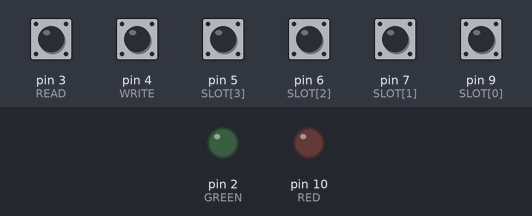
The sketch below on a simulated Arduino Nano, built with avr-gcc and run on an emulated ATmega328P. Shown: output pins drawn as LEDs (lit = HIGH). Dashed ring = blinking. The test bench sets the inputs (shaded band); at power-on: pin 3 (READ), pin 4 (WRITE), pin 5 (SLOT[3]), pin 6 (SLOT[2]), pin 7 (SLOT[1]), pin 9 (SLOT[0]) HIGH. EEPROM starts erased; what the sketch prints to the serial monitor is not drawn.

Above: at 1.2 s.
1.3 s: pin 3 (READ) pulled LOW for 0.15 s
At 1.39 s:
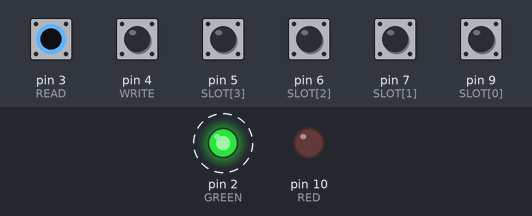
4.3 s: pin 4 (WRITE) pulled LOW for 0.15 s
At 4.46 s:
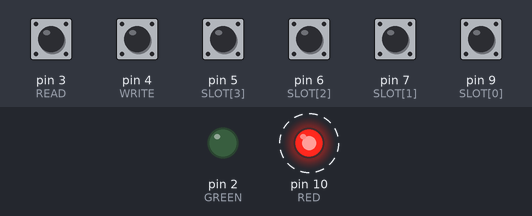
Timing chart, 0 to 7.8 s (numbered marks = the images above; inputs shaded):
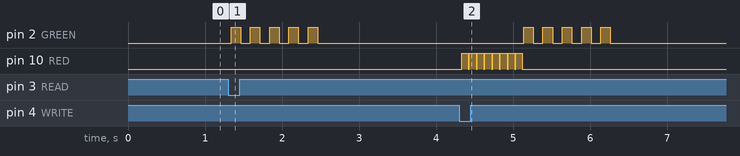

The sketch:

iButton-cloner-nano.ino
```cpp
/*
 * iButton Cloner for Arduino Nano
 * Reading tested on RW1990 and DS1996
 * Writing only tested on RW1990
 *
 * The fob has 16 persistent memory slots selected by 4 GPIO pins.
 *
 * The READ button is for reading fob into current momory slot.
 * Hold the button, the red light means it is ready to read.
 * Tap the fob, 5 green blinks mean the code was memorized.
 *
 * The WRITE button is for writing the code in the current memory
 * slot to the fob. Before pressing write, firmly press the fob
 * against the contacts. Press WRITE. The red flickering light
 * means the fob is being programmed. NO NOT REMOVE THE FOB.
 * 5 green blinks means programming was successful.
 * 5 red blinks means no code is saved in this memory slot.
 *
 * Holding both buttons for 3 seconds will clear the current
 * memory slot. The LED will blink red 3 times slowly, then
 * green 3 times quickly after the memory slot is cleared.
 *
 * The serial console allows reading the memory slot, writing
 * new codes to the slot, and clearing the slot. When setting
 * a memory slot via the serial console, you can set an ASCII
 * name up to 8 characters that will display in the serial
 * console when reading the slot. Clearing the slot either
 * through the console or buttons will erase the name.
 *
 * Serial details:
 *   Baud rate: 115200
 *   Commands:
 *     R[slot_number]: Read slot number
 *     W[slot_number]: Write slot number
 *     C[slot_number]: Clear slot
 *     D: Dump all slots
 *
 *
 *
 *
 *  3.3V
 *    |                   /
 *   <                   /
 *     > 4.7k           /
 *   <                 /
 *     >              /
 *    |              /
 *    |--GPIO       /
 *    |         |-||
 *    |--CENTER(| ||
 *              |-||
 *    |-------SHELL
 *    |
 *   GND
 *
 *   The serials are 8 bytes long, but the first is always 0C (the family code),
 *   and the last is always a CRC (calculated value). So, only 6 bytes are user-programmable.
 *   Therefore, the serial console only allows the user access to those 6 unique bytes.
 */

#define IBUTTON 8 //iButton center, see above graphic
#define RED 10 //Red LED annode
#define GREEN 2 //Green LED annode
#define READ 3 //Grounding button for reading
#define WRITE 4 //Grounding button for writing
const int SLOT[] = {9, 7, 6, 5}; //pins for slot address, LSB first, grounding switches


#include <EEPROM.h>
#include <OneWire.h>

OneWire ibutton(IBUTTON);

void(* resetFunc) (void) = 0; //declare reset function @ address 0

byte addr[8];
byte code[8];
bool read_pressed, write_pressed;
int serial_choice = -1; //0=read, 1=write, 2=clear, 3=dump, -1=none
byte slot; //only lower nibble is used

void setup(){
  Serial.begin(115200);

  pinMode(RED, OUTPUT);
  pinMode(GREEN, OUTPUT);
  pinMode(READ, INPUT_PULLUP); //internal pullup
  pinMode(WRITE, INPUT_PULLUP); //internal pullup

  for(int x = 0; x < 4; x++) {
    pinMode(SLOT[x], INPUT_PULLUP);
  }

  digitalWrite(RED, LOW); //off
  digitalWrite(GREEN, LOW); //off

  printWelcome(); //print serial console welcome message
}

void loop(){
  if (Serial.available() > 0) { //if there is data in the serial buffer
    delay(100); //wait for serial to catch up
    byte currChar;
    while(Serial.available() > 0) { //while data is left in the serial buffer
      currChar = Serial.read(); //read (pop) a byte off the serial buffer
      if(serial_choice == -1) { //if so serial state is set to run
        currChar = toupper(currChar); //capitalize

        if (currChar == 'R') { //READ command
          serial_choice = 0;
        }
        else if (currChar == 'W') { //WRITE command
          serial_choice = 1;
        }
        else if (currChar == 'C') { //CLEAR command
          serial_choice = 2;
        }
        else if(currChar == 'D') { //DUMP command
          serial_choice = 3;
        }
      }
    }

    clear_serial();

    switch (serial_choice) {
      case 0:
        update_slot();
        if(slot_is_full()) {
          Serial.print("Reading code from device slot ");
          Serial.print(slot, HEX);
          Serial.println("...");
          Serial.print("[SUCCESS] ");
          Serial.print(slot, HEX);
          Serial.print(" : ");
          print_mem_name();
          Serial.print(" : ");
          print_mem(1, 7); //Don't print the first byte (0x0C, family code) or last byte (CRC, a calculated cyclical redundancy check)
          Serial.println("\n");
        }
        else {
          Serial.print("[ERROR] No code stored in slot ");
          Serial.print(slot, HEX);
          Serial.println(" yet.\n");
        }
        serial_choice = -1;
        break;
      case 1:
        update_slot();
        Serial.print("Waiting for code to program slot ");
        Serial.print(slot, HEX);
        Serial.println(" with...");
        Serial.println("Format: 0x01, 0x02, 0x03, 0x04, 0x05, 0x06");
        while(Serial.available() <= 0);
        delay(100);
        while(Serial.available() > 0) {
          String hexstr[6];
          for(int x = 0; x < 6; x++) {
            if(Serial.read() != '0') {
              Serial.println("[ERROR] No leading 0 found (before leading x).\n");
              bad_form();
            }
            if(tolower(Serial.read()) != 'x') {
              Serial.println("[ERROR] No leading x found (before 2 hex digits).\n");
              bad_form();
            }
            hexstr[x] = (char)Serial.read();
            hexstr[x] += (char)Serial.read();
            if(x < 5) {
              if(Serial.read() != ',') {
                Serial.println("[ERROR] No comma found between values (after 2 hex digits).\n");
                bad_form();
              }
              if(Serial.read() != ' ') {
                Serial.println("[ERROR] No space found between values (after comma).\n");
                bad_form();
              }
            }
          }
          int result[6];
          for(int x = 0; x < 6; x++) {
            result[x] = hexstr_to_int(hexstr[x]);
            if(result[x] == -1) {
              Serial.println("[ERROR] Invalid hex character.\n");
              bad_form();
            }
          }

          byte start[7];
          EEPROM.write(0 + (slot << 5), 0x0C);
          start[0] = 0x0C;
          for(int x = 0; x < 6; x++) {
            EEPROM.write(x + (slot << 5) + 1, (byte)result[x]);
            start[x + 1] = (byte)result[x];
          }
          EEPROM.write(7 + (slot << 5), ibutton.crc8(start, 7));

          Serial.print("[SUCCESS] Code saved to slot ");
          Serial.print(slot, HEX);
          Serial.print("!\n");
          Serial.println("Waiting for name (up to 8 characters)...");
          while(Serial.available() < 1) delay(1);
          delay(100); //let serial catch up
          for(int x = 0; x < 8; x++) {
            if(Serial.available() < 1) {
              EEPROM.write(x + 8 + (slot << 5), 0x00);
            }
            else {
              EEPROM.write(x + 8 + (slot << 5), Serial.read());
            }
          }
          Serial.println("[SUCCESS] Name saved!\n");
          clear_serial();
        }
        serial_choice = -1;
        break;
      case 2:
        update_slot();
        Serial.print("Clearing slot ");
        Serial.print(slot, HEX);
        Serial.println("...");

        for(int x = 0; x < 16; x++) {
          EEPROM.write(x + (slot << 5), 0x00);
        }

        Serial.print("[SUCCESS] Slot ");
        Serial.print(slot, HEX);
        Serial.println(" cleared!\n");
        serial_choice = -1;
        break;
      case 3:
        Serial.println("Dumping all slots...");

        for(slot = 0x00; slot < 0x10; slot++) {
           Serial.print(slot, HEX);
           Serial.print(" : ");
           print_mem_name();
           Serial.print(" : ");
           print_mem(1, 7);
           Serial.print("\n");
        }

        Serial.println("[SUCCESS] Done dumping all slots!\n");
        break;
      default:
        serial_choice = -1;
        break;
    }
    printWelcome();
  }
  else {
    read_pressed = !digitalRead(READ);
    write_pressed = !digitalRead(WRITE);

    if(read_pressed && write_pressed) {
      for(int x = 0; x < 3; x++) {
        blinkPin(RED, 1, 1000);
        read_pressed = !digitalRead(READ);
        write_pressed = !digitalRead(WRITE);
        if(!read_pressed || !write_pressed) {
          return;
        }
      }
      for(int i = 0; i < 16; i++) {
        EEPROM.write(i + (slot << 5), 0x00);
      }
      blinkPin(GREEN, 3, 250);
    }
    if(read_pressed) {
      update_slot();
      if (!ibutton.search(addr)){//read attached ibutton and asign value to buffer
        digitalWrite(RED, HIGH);
        ibutton.reset_search();
        delay(1);
        digitalWrite(RED, LOW);
        return;
      }

      for(int i = 0; i < 8; i++) {
        EEPROM.write(i + (slot << 5), addr[i]);
        code[i] = addr[i];
      }

      blinkPin(GREEN, 5, 250);
      while(!digitalRead(READ)) delay(1);
    }
    else if(write_pressed) {
      update_slot();
      if(slot_is_full()) {
        if (!ibutton.search(addr)){//read attached ibutton and asign value to buffer
          digitalWrite(RED, HIGH);
          ibutton.reset_search();
          delay(1);
          digitalWrite(RED, LOW);
          return;
        }

        ibutton.skip();       // THESE LINES ARE VITAL
        ibutton.reset();      // I thought they were just for reading, but without these lines,
        ibutton.write(0x33);  // writing will brick the fob forever! I broke 6 writing this program.
        ibutton.skip();
        ibutton.reset();
        ibutton.write(0xD5);

        for (byte x = 0; x<8; x++){
          digitalWrite(RED, HIGH);
          delay(5);
          writeByte(code[x]);
          digitalWrite(RED, LOW);
          delay(15);
        }

        ibutton.reset();
        blinkPin(GREEN, 5, 250);
        while(!digitalRead(WRITE)) delay(1);
      }
      else {
        blinkPin(RED, 5, 250);
        while(!digitalRead(WRITE)) delay(1);
      }
    }
    else {
      delay(1);
    }
  }
}

int writeByte(byte data){
  int data_bit;
  for(data_bit=0; data_bit<8; data_bit++){
    if (data & 1){
      digitalWrite(IBUTTON, LOW); pinMode(IBUTTON, OUTPUT);
      delayMicroseconds(60);
      pinMode(IBUTTON, INPUT); digitalWrite(IBUTTON, HIGH);
      delay(10);
    } else {
      digitalWrite(IBUTTON, LOW); pinMode(IBUTTON, OUTPUT);
      pinMode(IBUTTON, INPUT); digitalWrite(IBUTTON, HIGH);
      delay(10);
    }
    data = data >> 1;
  }
  return 0;
}

void blinkPin(int LED, int cycles, int period) {
  for(int i=0; i<cycles; i++) {
    digitalWrite(LED, HIGH);
    delay(period/2);
    digitalWrite(LED, LOW);
    delay(period/2);
  }
}

void printWelcome() {
  Serial.println("iButton Cloner Serial Console");
  Serial.println("Enter 'R' to read current memory slot.");
  Serial.println("Enter 'W' to write to current memory slot.");
  Serial.println("Enter 'C' to clear the current memory slot.");
  Serial.println("Enter 'D' to dump all memory slots.\n");
}

void print_mem(int lower, int upper) {
  if(slot_is_full()) {
    for (byte x = lower; x<upper; x++){
      byte curr_val = EEPROM.read(x + (slot << 5));
      Serial.print("0x");
      if (curr_val<0x10) {Serial.print("0");}
      Serial.print(curr_val,HEX);
      if (x < upper - 1) Serial.print(", ");
    }
  }
  else {
    Serial.print("<EMPTY SLOT>");
  }
}

void print_mem_name() {
  if(EEPROM.read(0 + 8 + (slot << 5)) == 0x00) {
    Serial.print("<UNNAMED>");
  }
  else {
    for(int x = 0; x < 8; x++) {
      byte value = EEPROM.read(x + 8 + (slot << 5));
      if(value == 0x00) {
        return;
      }
      Serial.print((char)value);
    }
  }
}

int hex_digit_val_dec(char ch)
{
  int returnType;
  switch(ch)
  {
    case '0':
      returnType = 0;
      break;
    case  '1' :
      returnType = 1;
      break;
    case  '2':
      returnType = 2;
      break;
    case  '3':
      returnType = 3;
      break;
    case  '4' :
      returnType = 4;
      break;
    case  '5':
      returnType = 5;
      break;
    case  '6':
      returnType = 6;
      break;
    case  '7':
      returnType = 7;
      break;
    case  '8':
      returnType = 8;
      break;
    case  '9':
      returnType = 9;
      break;
    case  'A':
      returnType = 10;
      break;
    case  'B':
      returnType = 11;
      break;
    case  'C':
      returnType = 12;
      break;
    case  'D':
      returnType = 13;
      break;
    case  'E':
      returnType = 14;
      break;
    case  'F' :
      returnType = 15;
      break;
    default:
      returnType = -1;
      break;
  }
  return returnType;
}

int hexstr_to_int(String hex) {
  int ret = 0;
  if(hex.length() == 2) {
    int temp = hex_digit_val_dec(toupper(hex[0]));

    if(temp == -1) {
      return -1;
    }
    ret += temp * 16;

    temp = hex_digit_val_dec(toupper(hex[1]));
    if(temp == -1) {
      return -1;
    }
    ret += temp;
  }
  else {
    return -1;;
  }
  return ret;
}

void clear_serial() {
  while(Serial.available() > 0) {
    char a = Serial.read();
  }
}

void bad_form() {
  Serial.flush();
  clear_serial();
  resetFunc();
}

void update_slot() {
  slot = 0x00;
  for(int x = 0; x < 4; x++) {
    slot = slot | (digitalRead(SLOT[x]) << x);
  }
  for(int x = 0; x < 8; x++) {
    code[x] = EEPROM.read(x + (slot << 5));
  }
}

bool slot_is_full() {
  byte result = 0x00;
  for(int x = 0; x < 8; x++) {
    result = result | EEPROM.read(x + (slot << 5));
  }
  if(result == 0x00) {
    return false;
  }
  else {
    return true;
  }
}
```

Measured:
- after the input at 1.3 s, pin 2 (GREEN): alternates HIGH for 0.13 s and LOW for 0.13 s, 10 changes in all, then stays LOW, starting at once
- after the input at 4.3 s, pin 2 (GREEN): alternates HIGH for 0.13 s and LOW for 0.13 s, 10 changes in all, then stays LOW, starting after 0.84 s; pin 10 (RED): alternates HIGH for 0.09 s and LOW for 0.02 s, 16 changes in all, then stays LOW, starting at once
